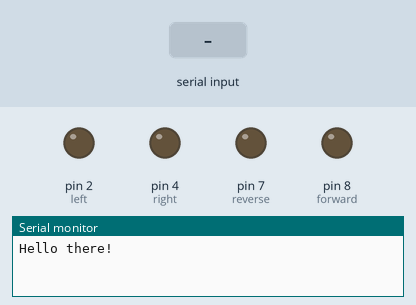
Bench run of a sketch on a simulated Arduino Uno, built with avr-gcc and run on an emulated ATmega328P. On the bench: output pins drawn as LEDs (lit = HIGH), the last lines printed to the serial monitor. The inputs (shaded band) are chosen by the test bench.

Above: at 1.2 s.
1.3 s: "90,45\n" received over Serial
At 1.6 s:
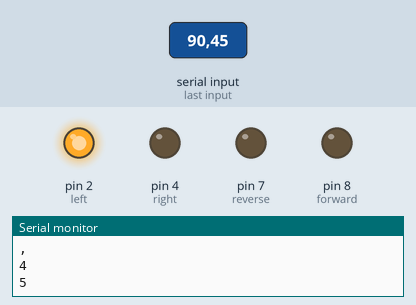
2.8 s: "30,150\n" received over Serial
At 3.1 s:
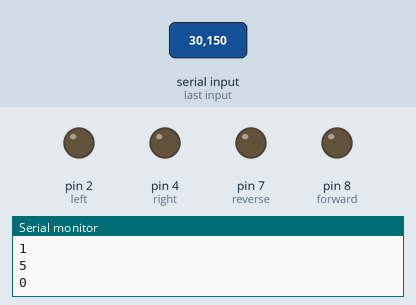
4.3 s: "2\n" received over Serial
At 4.7 s:
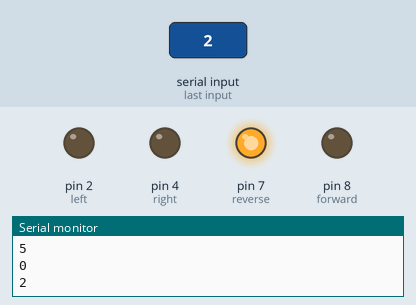
5.8 s: "1\n" received over Serial
At 7.0 s:
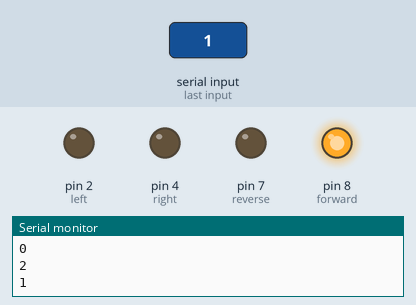
7.3 s: "0\n" received over Serial
At 8.2 s:
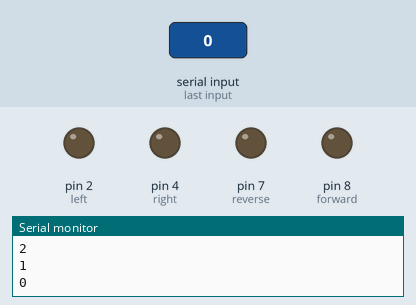
8.8 s: "3\n" received over Serial
At 9.4 s:
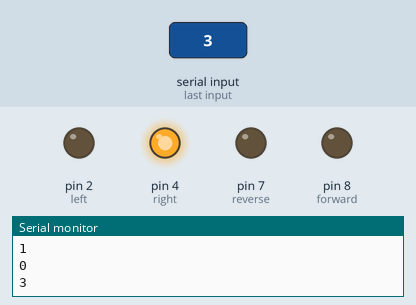
Timing chart, 0 to 11.3 s (numbered marks = the images above; inputs shaded):
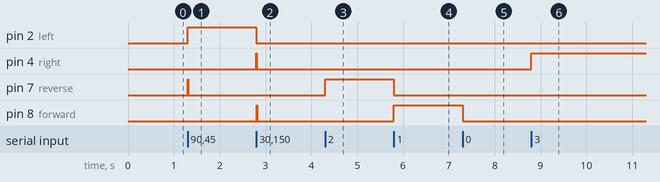

Measured:
- after the input at 1.3 s, pin 2 (left): LOW → HIGH at once; pin 7 (reverse): LOW → HIGH at once, → LOW 0.01 s later
- after the input at 2.8 s, pin 2 (left): HIGH → LOW at once; pin 4 (right), pin 8 (forward): LOW → HIGH at once, → LOW 0.01 s later
- after the input at 4.3 s, pin 7 (reverse): LOW → HIGH at once
- after the input at 5.8 s, pin 7 (reverse): HIGH → LOW at once; pin 8 (forward): LOW → HIGH at once
- after the input at 7.3 s, pin 8 (forward): HIGH → LOW at once
- after the input at 8.8 s, pin 4 (right): LOW → HIGH at once

The sketch:

control_serialevent.ino
```cpp
// assign pin num
int right = 4;
int left = 2;
int forward = 8;
int reverse = 7;

// duration for output
int time = 10;
// initial command
int command = 0;
char test_command = '0';

void setup() {
  pinMode(right, OUTPUT);
  pinMode(left, OUTPUT);
  pinMode(forward, OUTPUT);
  pinMode(reverse, OUTPUT);
  Serial.begin(9600);
  Serial.println("Hello there!");
}

void loop() {
  //  //receive command
  //  if (Serial.available() > 0){
  //    test_command = Serial.read();
  //    Serial.println(test_command);
  //    command=test_command - '0';
  //  }
  //  else{
  //    reset();
  //  }
  //   send_command(command,time);
}

void go_right(int time) {
  digitalWrite(reverse, LOW);
  digitalWrite(left, LOW);
  digitalWrite(forward, LOW);
  digitalWrite(right, HIGH);
  delay(time);
}

void go_left(int time) {
  digitalWrite(reverse, LOW);
  digitalWrite(forward, LOW);
  digitalWrite(right, LOW);
  digitalWrite(left, HIGH);
  delay(time);
}

void go_forward(int time) {
  digitalWrite(reverse, LOW);
  digitalWrite(left, LOW);
  digitalWrite(right, LOW);
  digitalWrite(forward, HIGH);
  delay(time);
}

void go_reverse(int time) {
  digitalWrite(left, LOW);
  digitalWrite(right, LOW);
  digitalWrite(forward, LOW);
  digitalWrite(reverse, HIGH);
  delay(time);
}

void go_forward_right(int time) {
  digitalWrite(left, LOW);
  digitalWrite(reverse, LOW);
  digitalWrite(forward, HIGH);
  digitalWrite(right, HIGH);
  delay(time);
}

void go_reverse_right(int time) {
  digitalWrite(left, LOW);
  digitalWrite(forward, LOW);
  digitalWrite(reverse, HIGH);
  digitalWrite(right, HIGH);
  delay(time);
}

void go_forward_left(int time) {
  digitalWrite(forward, HIGH);
  digitalWrite(left, HIGH);
  digitalWrite(reverse, LOW);
  digitalWrite(right, LOW);
  delay(time);
}

void go_reverse_left(int time) {
  digitalWrite(reverse, HIGH);
  digitalWrite(left, HIGH);
  digitalWrite(right, LOW);
  digitalWrite(forward, LOW);
  delay(time);
}

void reset() {
  digitalWrite(right, LOW);
  digitalWrite(left, LOW);
  digitalWrite(forward, LOW);
  digitalWrite(reverse, LOW);
}

void serialEvent() {
//void send_command(int command, int time){
  while (Serial.available() > 0)
  {
    test_command = Serial.read();
    command = test_command - '0';
    Serial.println(test_command);
    switch (command) {

      //reset command
      case 0: reset(); break;

      // single command
      case 1: go_forward(time); break;
      case 2: go_reverse(time); break;
      case 3: go_right(time); break;
      case 4: go_left(time); break;

      //combination command
      case 6: go_forward_right(time); break;
      case 7: go_forward_left(time); break;
      case 8: go_reverse_right(time); break;
      case 9: go_reverse_left(time); break;

      //default: Serial.print("Invalid Command\n"); break;
    }
  }
}
```
